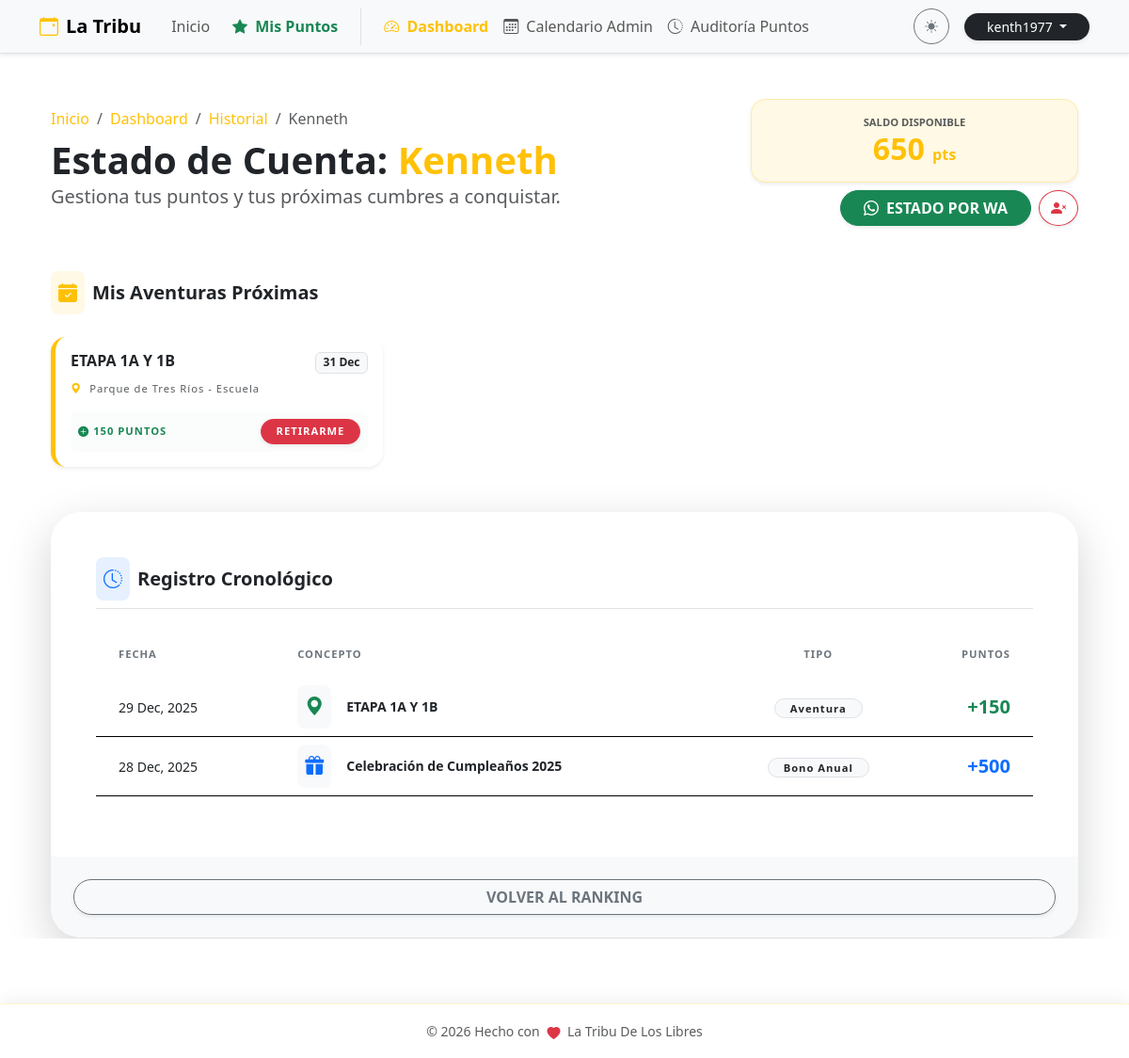
The page /admin/puntos/miembro/3 (signed in) on the database as committed earlier.
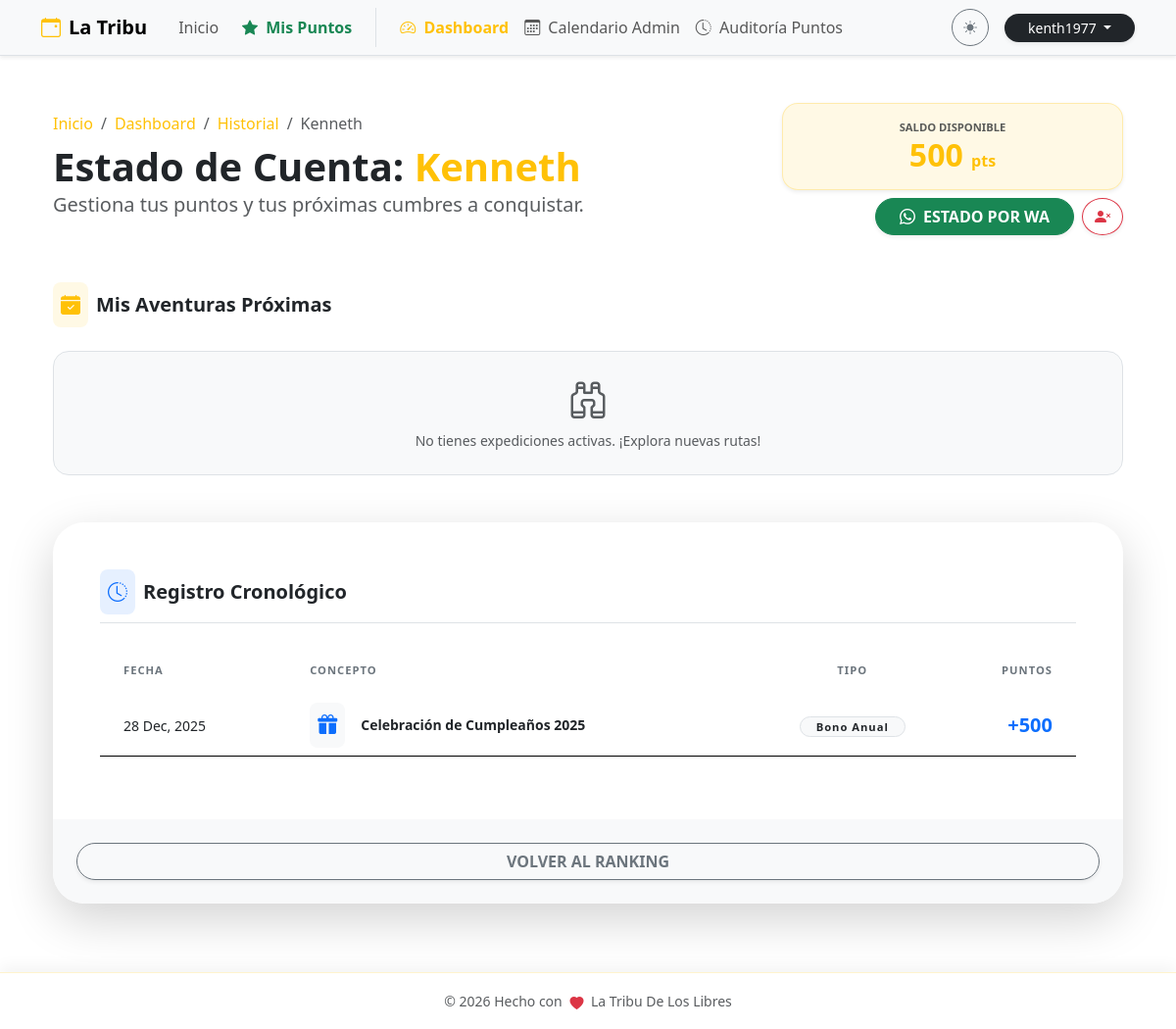
The same page on the database as committed later.
### db.py (models this page shows)
class Member(db.Model):
    id = db.Column(db.Integer, primary_key=True)
    pin = db.Column(db.String(10), unique=True, nullable=False) # Identificador único
    nombre = db.Column(db.String(100), nullable=False)
    apellido1 = db.Column(db.String(100), nullable=False)
    apellido2 = db.Column(db.String(100), default='')
    telefono = db.Column(db.String(20), nullable=False)
    birth_date = db.Column(db.Date, nullable=True) # Para el cálculo de edad y felicitaciones
    puntos_totales = db.Column(db.Integer, default=0) # Acumulado histórico de puntos
    ultimo_regalo_bday = db.Column(db.Integer, default=0)
    created_at = db.Column(db.DateTime, default=datetime.utcnow)
    bookings = db.relationship('Booking', backref='member', lazy=True, cascade="all, delete-orphan")

class Booking(db.Model):
    id = db.Column(db.Integer, primary_key=True)
    member_id = db.Column(db.Integer, db.ForeignKey('member.id'), nullable=False)
    event_id = db.Column(db.Integer, db.ForeignKey('event.id'), nullable=False)
    nombre = db.Column(db.String(100))
    apellido1 = db.Column(db.String(100))
    telefono = db.Column(db.String(20))
    pin = db.Column(db.String(10))
    created_at = db.Column(db.DateTime, default=datetime.utcnow)

class Event(db.Model):
    id = db.Column(db.Integer, primary_key=True)
    title = db.Column(db.String(150), nullable=False)
    flyer = db.Column(db.String(255), nullable=True)
    currency = db.Column(db.String(10), default='¢')
    price = db.Column(db.Float, default=0.0)
    activity_type = db.Column(db.String(100))
    duration_days = db.Column(db.Integer, default=1)
    event_date = db.Column(db.Date, nullable=False)
    end_date = db.Column(db.Date, nullable=True)
    departure_point = db.Column(db.String(200))
    departure_time = db.Column(db.String(50))
    difficulty = db.Column(db.String(50))
    distance = db.Column(db.String(50))
    capacity = db.Column(db.Integer, default=0)
    reservation_fee = db.Column(db.String(100))
    description = db.Column(db.Text)
    pickup_point = db.Column(db.String(200))
    status = db.Column(db.String(50), default='Activa')
    moved_date = db.Column(db.Date, nullable=True)
    points_reward = db.Column(db.Integer, default=10) # Puntos que otorga este evento
    created_at = db.Column(db.DateTime, default=datetime.utcnow)
    updated_at = db.Column(db.DateTime, default=datetime.utcnow, onupdate=datetime.utcnow)
    bookings = db.relationship('Booking', backref='event', lazy=True, cascade="all, delete-orphan")

### puntos.py (the view)
@puntos_bp.route('/admin/puntos/miembro/<int:member_id>')
@login_required
def detalle_miembro(member_id):
    if not current_user.is_superuser:
        return redirect(url_for('main.home'))
    member = Member.query.get_or_404(member_id)
    movimientos = []
    for b in member.bookings:
        movimientos.append({
            'tipo': 'Aventura',
            'detalle': b.event.title,
            'fecha': b.created_at, # Este es un objeto datetime
            'puntos': b.event.points_reward or 10,
            'icono': 'bi-geo-alt-fill',
            'color': 'text-success'
        })
    if member.ultimo_regalo_bday > 0:
        try:
            fecha_bono_date = member.birth_date.replace(year=member.ultimo_regalo_bday)
        except ValueError:
            fecha_bono_date = member.birth_date.replace(year=member.ultimo_regalo_bday, day=28)
        fecha_bono_dt = datetime.combine(fecha_bono_date, datetime.min.time())
        movimientos.append({
            'tipo': 'Bono Anual',
            'detalle': f'Celebración de Cumpleaños {member.ultimo_regalo_bday}',
            'fecha': fecha_bono_dt,
            'puntos': 500,
            'icono': 'bi-gift-fill',
            'color': 'text-primary'
        })
    def normalize_for_sort(val):
        if isinstance(val, datetime):
            return val
        if isinstance(val, date):
            return datetime.combine(val, datetime.min.time())
        return datetime.min
    movimientos.sort(key=lambda x: normalize_for_sort(x['fecha']), reverse=True)
    return render_template('puntos.html', selected_member=member, movimientos=movimientos)

### app.py (called while the page is built)
@login_manager.user_loader
def load_user(user_id):
    return User.query.get(int(user_id))

### templates/puntos.html (shortened to what the changed rows need)
{% extends "base.html" %}
{% block content %}
<div class="container py-4">
    <div class="row mb-5 align-items-end">
        <div class="col-md-8">
            <nav aria-label="breadcrumb">
                <ol class="breadcrumb mb-2">
                    <li class="breadcrumb-item"><a href="{{ url_for('main.home') }}" class="text-decoration-none text-warning">Inicio</a></li>
                    {% if current_user.is_authenticated and current_user.is_superuser %}
                        <li class="breadcrumb-item"><a href="{{ url_for('main.dashboard') }}" class="text-decoration-none text-warning">Dashboard</a></li>
                    {% endif %}
                    {% if selected_member %}
                        <li class="breadcrumb-item"><a href="{{ url_for('puntos.historial_global') }}" class="text-decoration-none text-warning">Historial</a></li>
                        <li class="breadcrumb-item active text-truncate">{{ selected_member.nombre }}</li>
                    {% else %}
                        <li class="breadcrumb-item active">Portal de Puntos</li>
                    {% endif %}
                </ol>
            </nav>
            <h1 class="display-6 fw-bold mb-0">
                {% if selected_member %}
                    Estado de Cuenta: <span class="text-warning">{{ selected_member.nombre }}</span>
                {% else %}
                    Consulta tu PIN Tribu
                {% endif %}
            </h1>
        </div>
        {% if selected_member %}
        <div class="col-md-4 text-md-end mt-3 mt-md-0">
            <div class="d-flex flex-column align-items-md-end gap-2">
                <div class="bg-warning bg-opacity-10 p-3 rounded-4 border border-warning border-opacity-25 d-inline-block w-100 w-md-auto text-center shadow-sm">
                    <small class="d-block text-uppercase fw-bold text-muted" style="font-size: 0.7rem;">Saldo Disponible</small>
                    <span class="h2 fw-bold text-warning mb-0">{{ selected_member.puntos_totales }} <small class="fs-6">pts</small></span>
                </div>
                <div class="d-flex gap-2 w-100 justify-content-md-end">
                    <button class="btn btn-success rounded-pill fw-bold flex-grow-1 flex-md-grow-0 shadow-sm px-4" onclick="shareStatement('{{ selected_member.nombre }}', '{{ selected_member.telefono }}', '{{ selected_member.puntos_totales }}')">
                        <i class="bi bi-whatsapp me-2"></i>ESTADO POR WA
                    </button>
                    {% if current_user.is_authenticated and current_user.is_superuser %}
                    <button class="btn btn-outline-danger rounded-circle shadow-sm" title="Eliminar Miembro" data-bs-toggle="modal" data-bs-target="#deleteUserModal{{ selected_member.id }}">
                        <i class="bi bi-person-x-fill"></i>
                    </button>
                    {% endif %}
                </div>
            </div>
        </div>
        {% endif %}
    </div>
    {% if selected_member %}
        <div class="mb-5 animate__animated animate__fadeIn">
            <div class="row g-3">
                {% set active_bookings = [] %}
                {% for b in selected_member.bookings %}
                    {% if b.event.event_date >= now.date() %}
                        {% set _ = active_bookings.append(b) %}
                        <div class="col-md-6 col-lg-4">
                            <div class="card border-0 shadow-sm rounded-4 h-100 bg-body border-start border-warning border-5 transition-hover">
                                <div class="card-body p-3">
                                    <div class="d-flex justify-content-between align-items-start mb-2">
                                        <h6 class="fw-bold mb-0 text-truncate" style="max-width: 70%;">{{ b.event.title }}</h6>
                                        <span class="badge bg-light text-dark border small">{{ b.event.event_date.strftime('%d %b') }}</span>
                                    </div>
                                    <p class="x-small text-muted mb-3 text-truncate">
                                        <i class="bi bi-geo-alt-fill text-warning me-1"></i> {{ b.event.departure_point }}
                                    </p>
                                    <div class="d-flex justify-content-between align-items-center bg-light bg-opacity-50 p-2 rounded-3">
                                        <div class="text-success fw-bold x-small">
                                            <i class="bi bi-plus-circle-fill me-1"></i>{{ b.event.points_reward }} PUNTOS
                                        </div>
                                        <button class="btn btn-xs btn-danger rounded-pill fw-bold px-3 py-1 x-small shadow-sm"
                                                data-bs-toggle="modal"
                                                data-bs-target="#withdrawModal{{ b.id }}">
                                            RETIRARME
                                        </button>
                                    </div>
                                </div>
                            </div>
                        </div>
                    {% endif %}
                {% endfor %}
                {% if active_bookings|length == 0 %}
                <div class="col-12">
                    <div class="p-4 rounded-4 border border-dashed text-center bg-light bg-opacity-30">
                        <i class="bi bi-binoculars text-muted display-6 mb-2 d-block"></i>
                        <p class="text-muted small mb-0">No tienes expediciones activas. ¡Explora nuevas rutas!</p>
                    </div>
                </div>
                {% endif %}
            </div>
        </div>
        <div class="card border-0 shadow-lg rounded-5 overflow-hidden animate__animated animate__fadeInUp">
            <div class="card-body p-3 p-md-5">
                {% if movimientos %}
                    <div class="table-responsive d-none d-md-block">
                        <table class="table table-hover align-middle border-0" id="movementsTable">
                            <thead class="bg-body-tertiary">
                                <tr>
                                    <th class="border-0 px-4 py-3 text-secondary x-small fw-bold text-uppercase">Fecha</th>
                                    <th class="border-0 py-3 text-secondary x-small fw-bold text-uppercase">Concepto</th>
                                    <th class="border-0 py-3 text-secondary x-small fw-bold text-uppercase text-center">Tipo</th>
                                    <th class="border-0 py-3 text-secondary x-small fw-bold text-uppercase text-end pe-4">Puntos</th>
                                </tr>
                            </thead>
                            <tbody>
                                {% for m in movimientos %}
                                <tr class="movement-row" data-detalle="{{ m.detalle }}" data-puntos="{{ m.puntos }}">
                                    <td class="px-4 py-3">
                                        <span class="text-body fw-medium small">{{ m.fecha.strftime('%d %b, %Y') if m.fecha else 'N/A' }}</span>
                                    </td>
                                    <td>
                                        <div class="d-flex align-items-center">
                                            <div class="p-2 rounded-3 bg-light {{ m.color }} me-3">
                                                <i class="bi {{ m.icono }} fs-5"></i>
                                            </div>
                                            <span class="fw-bold text-body small">{{ m.detalle }}</span>
                                        </div>
                                    </td>
                                    <td class="text-center">
                                        <span class="badge bg-light text-dark border px-3 py-1 rounded-pill x-small fw-bold">{{ m.tipo }}</span>
                                    </td>
                                    <td class="text-end pe-4">
                                        <span class="fw-bold fs-5 {{ m.color }}">
                                            {% if m.puntos > 0 %}+{% endif %}{{ m.puntos }}
                                        </span>
                                    </td>
                                </tr>
                                {% endfor %}
                            </tbody>
                        </table>
                    </div>
                {% else %}
                    <div class="text-center py-5">
                        <i class="bi bi-journal-x text-muted opacity-25 display-1"></i>
                        <p class="mt-3 text-muted">Aún no hay movimientos registrados.</p>
                    </div>
                {% endif %}
            </div>
        </div>
    {% endif %}
</div>
{% endblock %}

Rows that differ between the two databases and show on the page:
removed Booking: event "ETAPA 1A Y 1B", event.event_date "31 Dec", event.departure_point "Parque de Tres Ríos - Escuela", event.points_reward "150"
no longer on this page (row unchanged): Event: fecha "29 Dec, 2025", detalle "ETAPA 1A Y 1B", tipo "Aventura", puntos "150"
changed Member "Kenneth": puntos_totales "650" → "500"
Other text that changed with them:
text now shown: "No tienes expediciones activas. ¡Explora nuevas rutas!"
